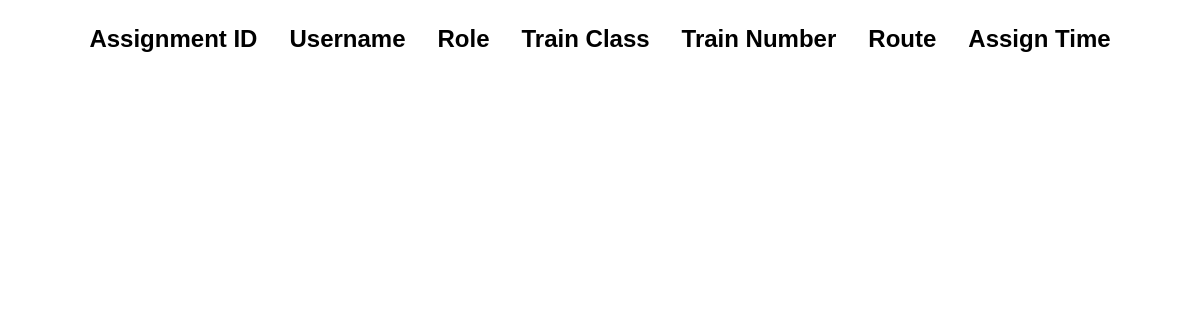
Before: /assignments/ with the older database file.
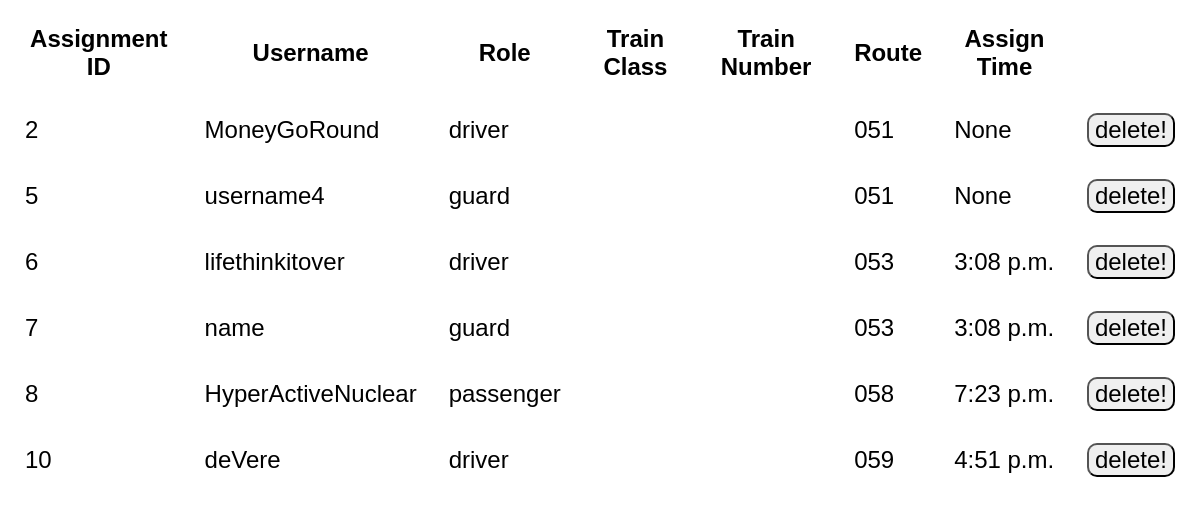
After: the same page with the newer database file.
### scr_app_4/models.py (models this page shows, shortened)
class TrainAssignment(models.Model):
    id = models.AutoField(db_column='id', primary_key=True, unique=True)  # This field type is a guess.
    player = models.ForeignKey(Player, db_column='player', on_delete=models.CASCADE, unique=True)  # This field type is a guess.
    unit = models.ForeignKey(Unit, db_column='unit', on_delete=models.CASCADE)
    route = models.ForeignKey(Route, db_column='route', on_delete=models.CASCADE)  # This field type is a guess.
    assign_time = models.TimeField(default=timezone.now())  # This field type is a guess.
    class Meta:
        db_table = 'train_assignment'

class Player(models.Model):
    username = models.CharField(primary_key=True, unique=True, max_length=20)  # This field type is a guess.
    current_role = models.ForeignKey(Role, db_column='current_role', on_delete=models.SET_DEFAULT, default='passenger')
    class Meta:
        db_table = 'player'

class Role(models.Model):
    name = models.CharField(primary_key=True, unique=True, max_length=16)  # This field type is a guess.
    class Meta:
        db_table = 'role'

class Route(models.Model):
    id = models.TextField(primary_key=True, unique=True, max_length=3)  # This field type is a guess.
    operator = models.ForeignKey(Operator, null=True, db_column='operator', on_delete=models.PROTECT)  # This field type is a guess.
    terminus1 = models.ForeignKey(Station, null=True, db_column='terminus1', on_delete=models.CASCADE, related_name="route_terminus1")  # This field type is a guess.
    terminus2 = models.ForeignKey(Station, null=True, db_column='terminus2', on_delete=models.CASCADE, related_name="route_terminus2")  # This field type is a guess.
    diesel = models.BooleanField(null=True)  # This field type is a guess.
    def __str__(self):
        return self.id
    class Meta:
        db_table = 'route'

### scr_project_4/views.py (the view)
# urls.py: path('assignments/', views.assignments, name='assignments'),
def assignments(request):
    train_assignments = TrainAssignment.objects.all()
    template = loader.get_template('assignments.html')
    context = {'train_assignments': train_assignments}
    return HttpResponse(template.render(context, request))

### templates/assignments.html (shortened to what this page needs)
{% load static %}
<!DOCTYPE html>
<html lang="en">
<head>
</head>
<body>
<div class="table"><table>
    <tr>
        <th>Assignment ID</th>
        <th>Username</th>
        <th>Role</th>
        <th>Train Class</th>
        <th>Train Number</th>
        <th>Route</th>
        <th>Assign Time</th>
    </tr>
    {% for x in train_assignments %}
        <tr>
            <td>{{ x.id }}</td>
            <td>{{ x.player.username }}</td>
            <td>{{ x.player.current_role.name }}</td>
            <td>{{ x.train_class }}</td>
            <td>{{ x.number }}</td>
            <td>{{ x.route }}</td>
            <td>{{ x.assign_time }}</td>
            <td>
                <form action="{% url 'delete_assignment' x.id %}" method='POST'>
                    <button>delete!</button>
                </form>
            </td>
        </tr>
    {% endfor %}
</table></div>
</body>
</html>

### templates/assignments.html (style rules this page uses)
body { font-family: Helvetica, sans-serif; font-size: 24px; }
th, td { padding: 15px }
.table { display: flex; justify-content: center; align-items: center; }
button { font-family: Helvetica, sans-serif; font-size: 24px; border-radius: 10px }

Changed rows visible on the page:
added TrainAssignment: id "2", player.username "MoneyGoRound", player.current_role.name "driver", route "051", assign_time "None"
added TrainAssignment: id "5", player.username "username4", player.current_role.name "guard", route "051", assign_time "None"
added TrainAssignment: id "6", player.username "lifethinkitover", player.current_role.name "driver", route "053", assign_time "3:08 p.m."
added TrainAssignment: id "7", player.username "name", player.current_role.name "guard", route "053", assign_time "3:08 p.m."
added TrainAssignment: id "8", player.username "HyperActiveNuclear", player.current_role.name "passenger", route "058", assign_time "7:23 p.m."
added TrainAssignment: id "10", player.username "deVere", player.current_role.name "driver", route "059", assign_time "4:51 p.m."
